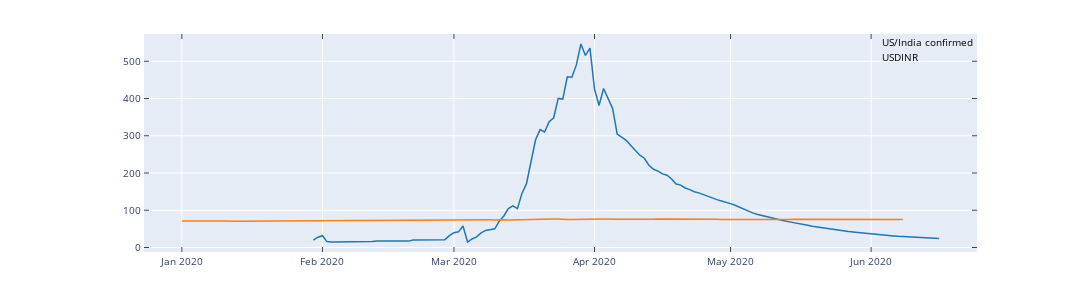
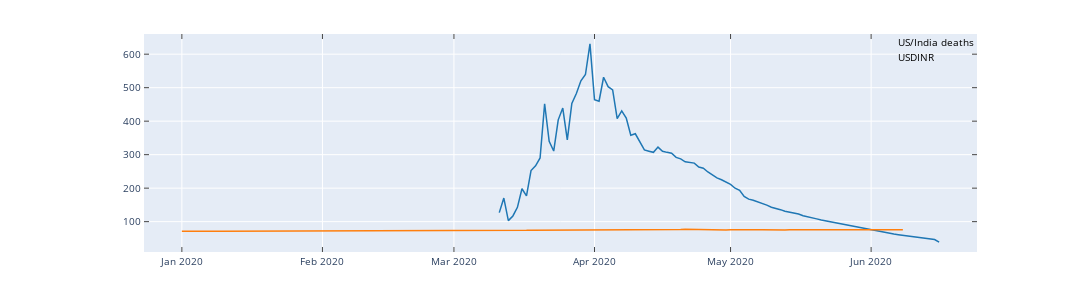
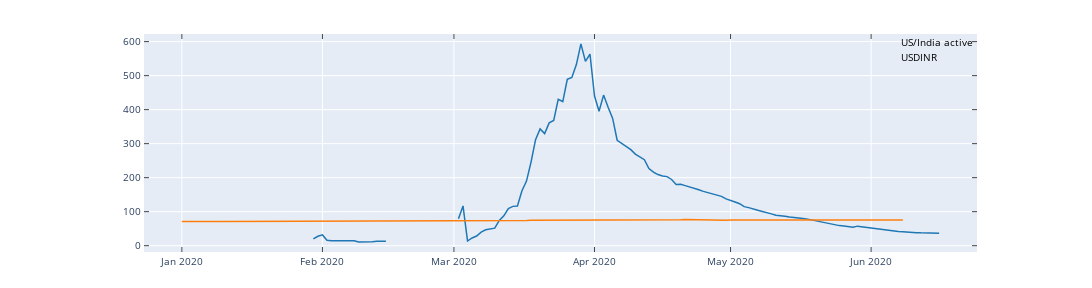
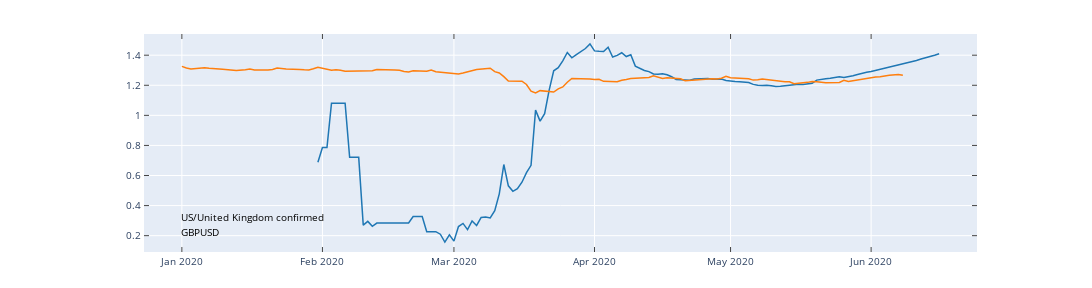

The cell these charts' notebook holds for them, in order:
### Code cell
# Plots ratios calculated above, need to change this to pass column names
COL_CODE = 'Code'
COL_RATE = 'Rate'
COL_DATE = 'Date'
def covid_plot_ratio(df_covid, df_exchange_rates, country1, country2, type, exch_ratelabel):
    fig, ax = plt.subplots(figsize=(16,4))
    ax.plot(df_covid['date'], df_covid['ratio'], label="{0}/{1} {2}".format(country1, country2, type))
    df_tmp = df_exchange_rates[df_exchange_rates[COL_CODE] == exch_ratelabel]
    ax.plot(df_tmp[COL_DATE], df_tmp[COL_RATE], label=exch_ratelabel)
    #ax.set_xlim(0, 200) - doesnt work with dates
    #ax.set_ylim(0, 10)
    ax.xaxis.set_major_locator(MultipleLocator(30))
    ax.xaxis.set_minor_locator(AutoMinorLocator(7))
    ax.grid(which='major', color='#CCCCCC', linestyle='--')
    ax.grid(which='minor', color='#CCCCCC', linestyle=':')
    ax.legend()
    #plt.show()
    iplot(tls.mpl_to_plotly(fig))

def plot_covid_forex(covid19, df_exchange_rates, exchrate_code, country1, country2):
    df_ratio = covid19.covid_ratio_by_country('confirmed_per100k',   country1, country2)
    covid_plot_ratio(df_ratio, df_exchange_rates, country1, country2, 'confirmed', exchrate_code)

    df_ratio = covid19.covid_ratio_by_country('deaths_per100k',  country1, country2)
    covid_plot_ratio(df_ratio, df_exchange_rates, country1, country2, 'deaths', exchrate_code)

    df_ratio = covid19.covid_ratio_by_country('active_per100k',  country1, country2)
    covid_plot_ratio(df_ratio, df_exchange_rates, country1, country2, 'active', exchrate_code)

#df_exchange_rates['rate'][df_exchange_rates['code'] == exchrate_label] = df_exchange_rates['rate'][df_exchange_rates['code'] == exchrate_label]/35
plot_covid_forex(covid19, df_exchange_rates, 'USDINR', 'US', 'India')
plot_covid_forex(covid19, df_exchange_rates, 'GBPUSD', 'US', 'United Kingdom')
